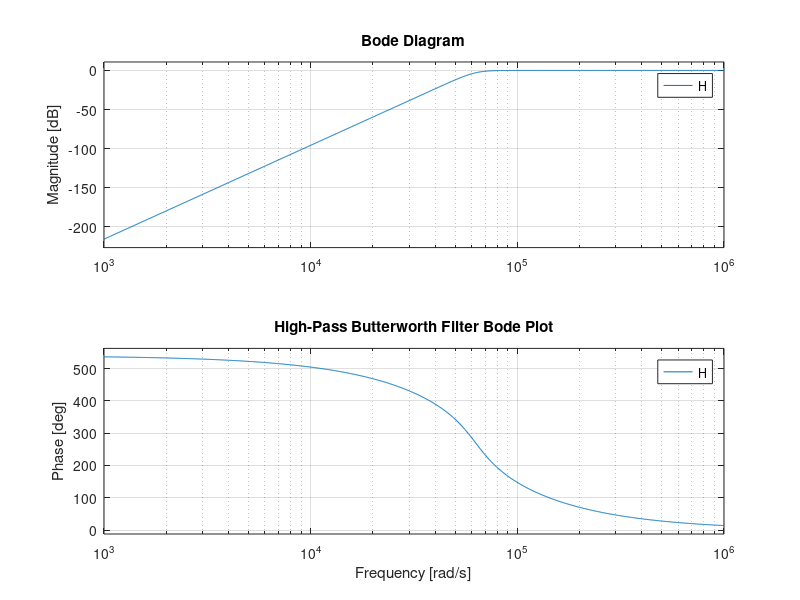
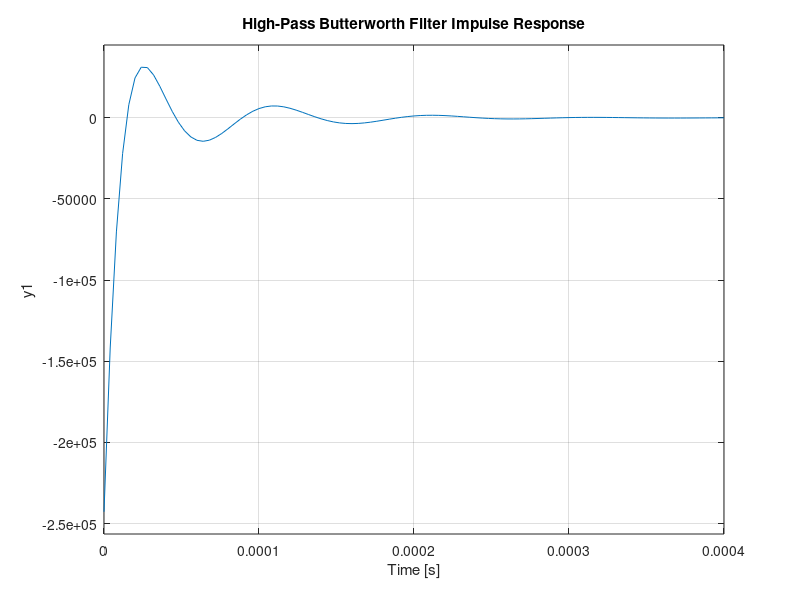
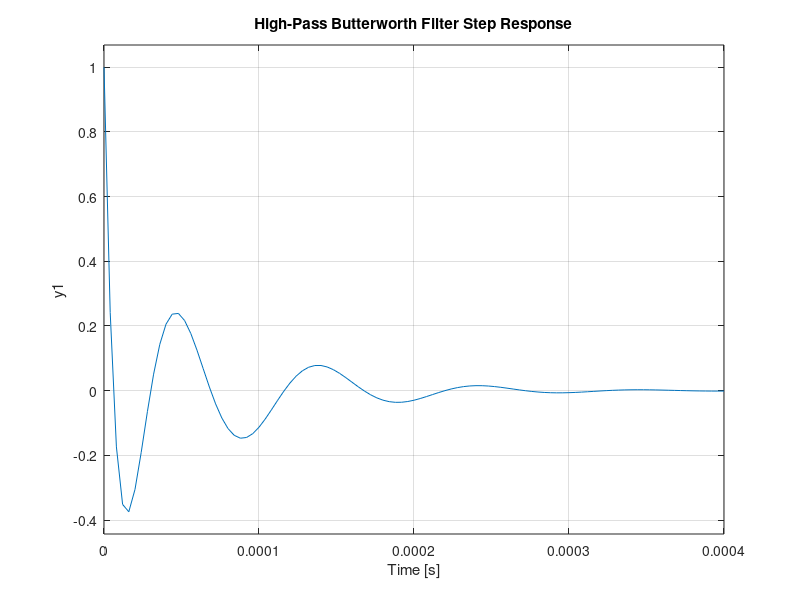

MATLAB code to generate these figures, in order: (Note: this script raises an error after producing the figures.)
%Transfer Function Analysis for High-Pass 6th Order Butterworth Filter
%ECE223 Sp19, Jennifer Jordan & David Lay

s = tf('s');
x = (62831.85/s); %LP to HP transformation condition
H = 1/((x^2+.5176*x+1)*(x^2+1.4142*x+1)*(x^2+1.9319*x+1))
%Figures:
figure(1);
bode(H);
title('High-Pass Butterworth Filter Bode Plot');
figure(2);
impulse(H);
title('High-Pass Butterworth Filter Impulse Response');
figure(3);
step(H);
title('High-Pass Butterworth Filter Step Response');
figure(4);
pzplot(H);
title('High-Pass Butterworth Filter Pole-Zero Plot');